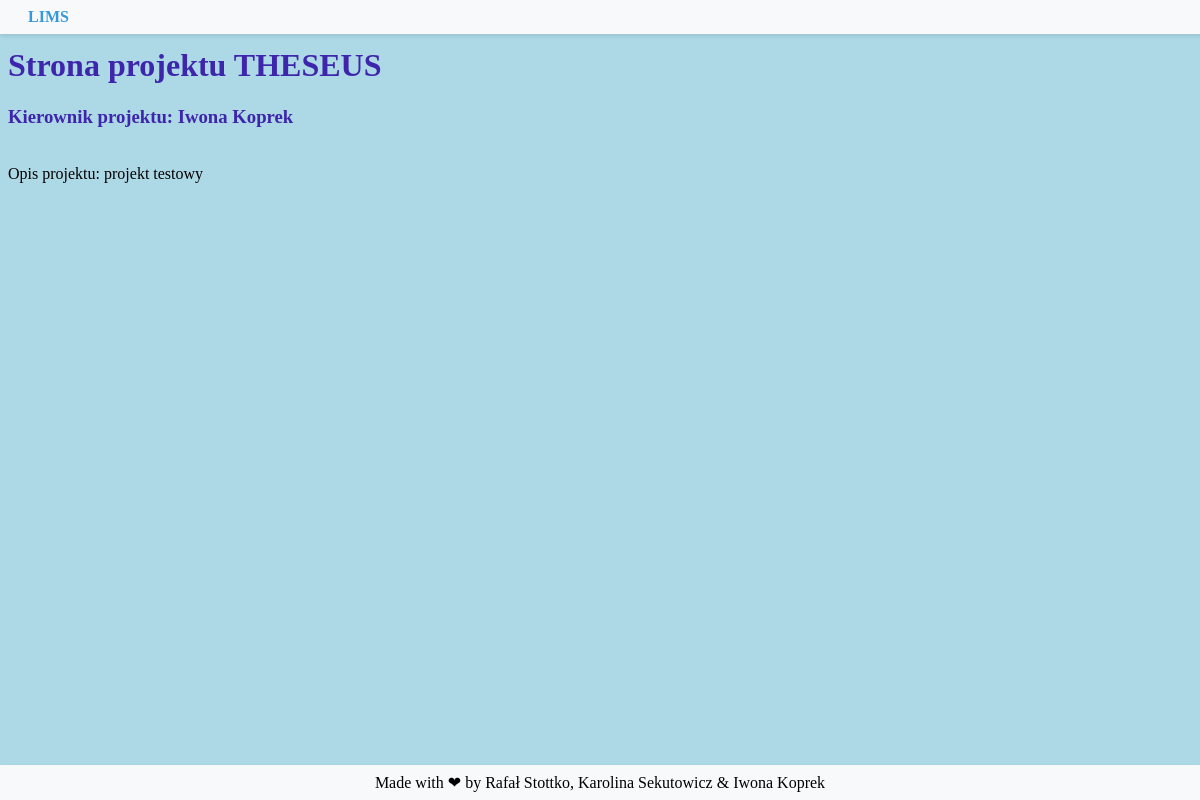
/projekty/project/1/ (signed in), run on an earlier commit of the app's database.
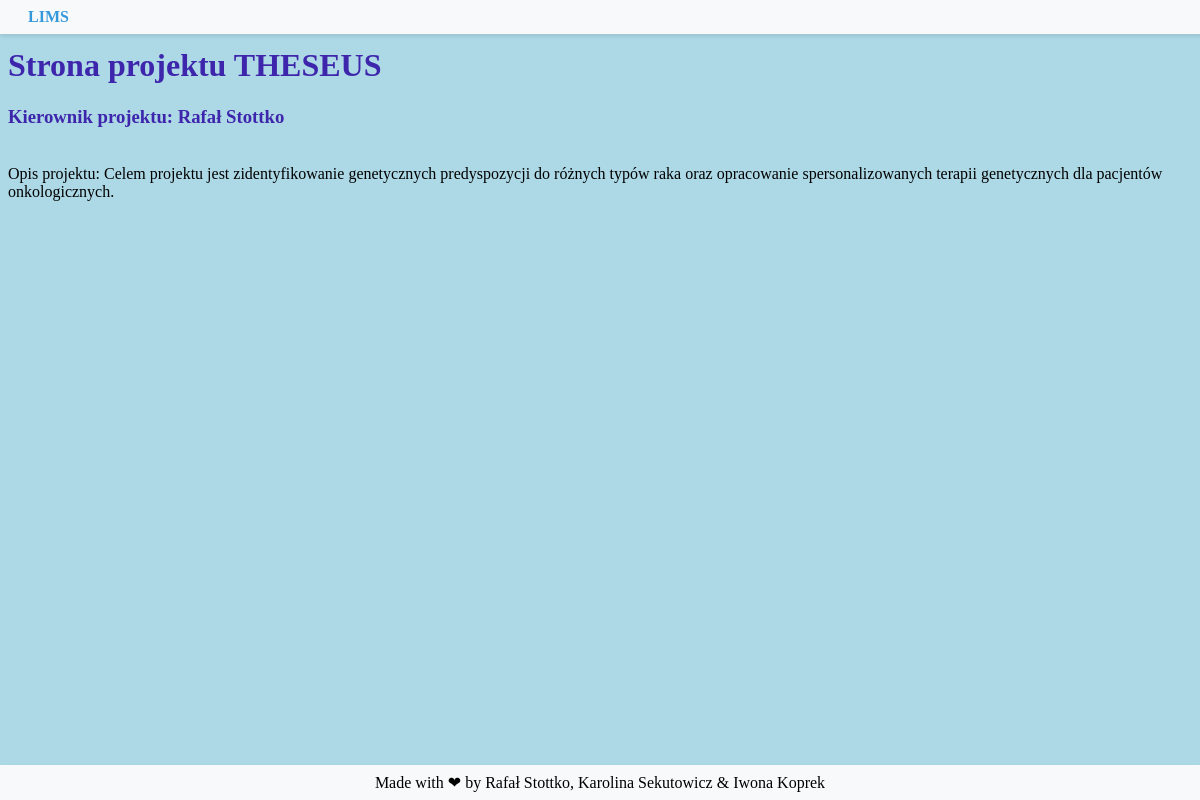
And on a later commit of the database.
### projekty/models.py (models this page shows)
class Project(models.Model):
   project_name=models.CharField(max_length=30)
   team_leader=models.CharField(max_length=30)
   description=models.CharField(max_length=400, null=True)
   class Meta:
      permissions = [
      ('view_projects', 'Can view projects'),
      ('add_projects', 'Can add projects'),
      ('change_projects', 'Can change projects'),
        ]

### projekty/views.py (the view)
# urls.py: path('project/<int:project_id>/', views.project_detail, name='project_detail'),
@login_required
def project_detail(request, project_id):
    project = Project.objects.get(id=project_id)
    return render(request, 'project_detail.html', {'project': project})

### templates/project_detail.html (shortened to what this page needs)
{% load static %}
<!DOCTYPE html>
<html lang='en'>
<head>
<link rel="stylesheet" href="{% static 'all_styles.css' %}">
</head>
<body>
    <header>
        <a href="{% url 'home_user' %}" class="site-name">LIMS</a>
    </header>
<br>
<h1>Strona projektu {{project.project_name}}
</h1>
<h3>
Kierownik projektu: {{project.team_leader}}
</h3>
<br>
Opis projektu: {{project.description}}
</body>
<footer>
    Made with <span>&#10084;</span> by Rafał Stottko, Karolina Sekutowicz & Iwona Koprek
    </footer>
</html>

What changed in the data, as far as the page shows it:
changed Project "THESEUS": team_leader "Iwona Koprek" → "Rafał Stottko"; description "projekt testowy" → "Celem projektu jest zidentyfikowanie genetycznych predyspozycji do różnych typów raka oraz opracowanie spersonalizowanych terapii genetycznych dla pacjentów onkologicznych."
